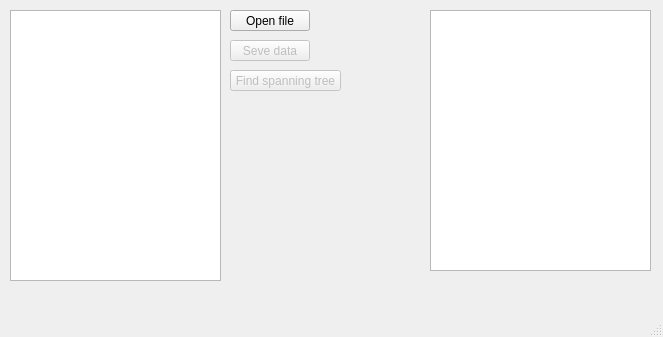
<?xml version="1.0" encoding="UTF-8"?>
<ui version="4.0">
 <class>MainWindow</class>
 <widget class="QMainWindow" name="MainWindow">
  <property name="geometry">
   <rect>
    <x>0</x>
    <y>0</y>
    <width>663</width>
    <height>337</height>
   </rect>
  </property>
  <property name="windowTitle">
   <string>MainWindow</string>
  </property>
  <widget class="QWidget" name="centralwidget">
   <widget class="QPushButton" name="openButton">
    <property name="geometry">
     <rect>
      <x>230</x>
      <y>10</y>
      <width>80</width>
      <height>21</height>
     </rect>
    </property>
    <property name="text">
     <string>Open file</string>
    </property>
   </widget>
   <widget class="QPushButton" name="savButton">
    <property name="enabled">
     <bool>false</bool>
    </property>
    <property name="geometry">
     <rect>
      <x>230</x>
      <y>40</y>
      <width>80</width>
      <height>21</height>
     </rect>
    </property>
    <property name="text">
     <string>Seve data</string>
    </property>
   </widget>
   <widget class="QPushButton" name="findTree">
    <property name="enabled">
     <bool>false</bool>
    </property>
    <property name="geometry">
     <rect>
      <x>230</x>
      <y>70</y>
      <width>111</width>
      <height>21</height>
     </rect>
    </property>
    <property name="text">
     <string>Find spanning tree</string>
    </property>
   </widget>
   <widget class="QTextEdit" name="textEdit">
    <property name="geometry">
     <rect>
      <x>10</x>
      <y>10</y>
      <width>211</width>
      <height>271</height>
     </rect>
    </property>
   </widget>
   <widget class="QTextEdit" name="textEdit_2">
    <property name="geometry">
     <rect>
      <x>430</x>
      <y>10</y>
      <width>221</width>
      <height>261</height>
     </rect>
    </property>
   </widget>
  </widget>
  <widget class="QMenuBar" name="menubar">
   <property name="geometry">
    <rect>
     <x>0</x>
     <y>0</y>
     <width>663</width>
     <height>17</height>
    </rect>
   </property>
  </widget>
  <widget class="QStatusBar" name="statusbar"/>
 </widget>
 <resources/>
 <connections/>
</ui>
